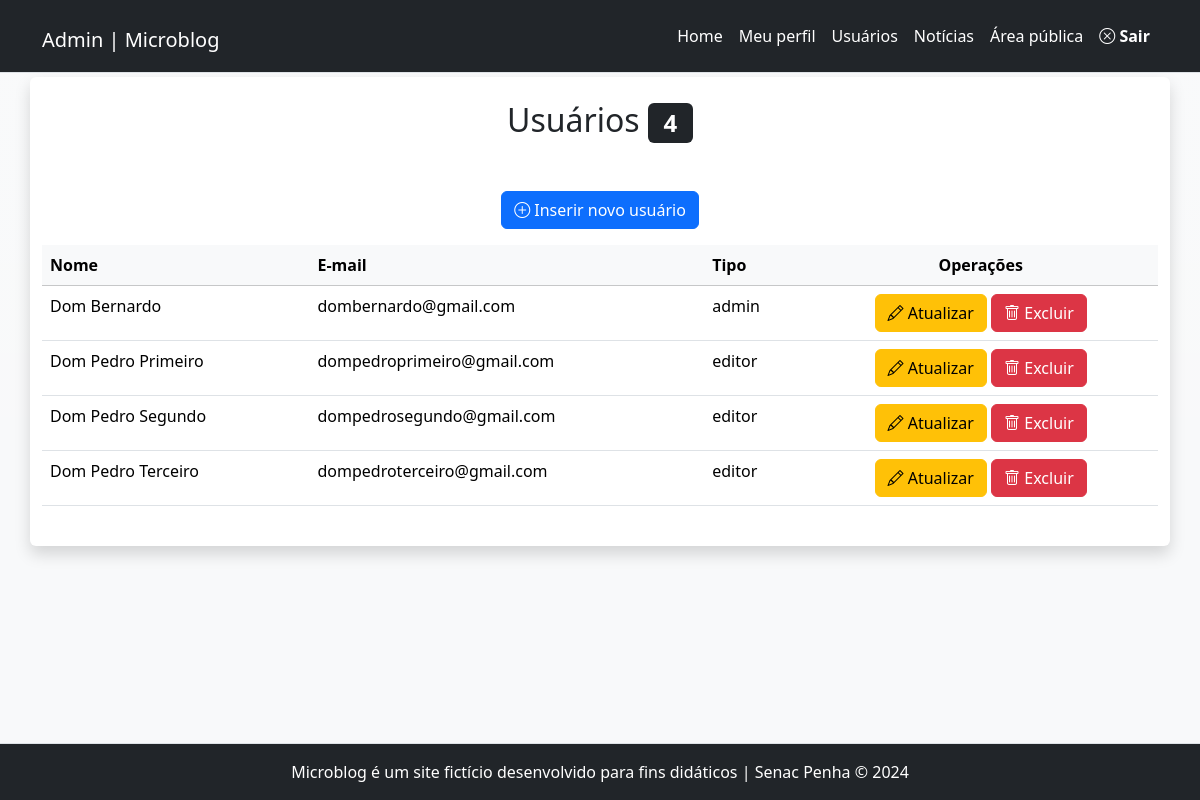
The page /admin/usuarios.php (signed in) on the database its author committed.
### tables this page shows
CREATE TABLE `usuarios` (
  `id` int(11) NOT NULL,
  `nome` varchar(45) NOT NULL,
  `email` varchar(45) NOT NULL,
  `senha` varchar(255) NOT NULL,
  `tipo` enum('admin','editor') NOT NULL
);

### inc/funcoes-usuarios.php (called while the page is built, shortened)
<?php
function lerUsuarios($conexao)
{
    $sql = "SELECT id,nome,tipo,email FROM usuarios ORDER BY nome";
    $resultado = mysqli_query($conexao, $sql) or die(mysqli_error($conexao));
    return mysqli_fetch_all($resultado, MYSQLI_ASSOC);
}

### admin/usuarios.php (the view, shortened to what this page needs)
<?php
require_once "../inc/cabecalho-admin.php";
require_once "../inc/funcoes-usuarios.php";
$listaUsuarios = lerUsuarios($conexao);
?>
<div class="row">
    <article class="col-12 bg-white rounded shadow my-1 py-4">
        <h2 class="text-center">
        Usuários <span class="badge bg-dark"><?=count($listaUsuarios)?></span>
        </h2>
        <p class="text-center mt-5">
            <a class="btn btn-primary" href="usuario-insere.php">
            <i class="bi bi-plus-circle"></i>
            Inserir novo usuário</a>
        </p>
        <div class="table-responsive">
            <table class="table table-hover">
                <thead class="table-light">
                    <tr>
                        <th>Nome</th>
                        <th>E-mail</th>
                        <th>Tipo</th>
                        <th class="text-center">Operações</th>
                    </tr>
                </thead>
                <tbody>
<?php foreach($listaUsuarios as $usuario){ ?>
                    <tr>
                        <td> <?=$usuario["nome"]?> </td>
                        <td> <?=$usuario["email"]?> </td>
                        <td> <?=$usuario["tipo"]?></td>
                        <td class="text-center">
                            <a class="btn btn-warning"
		href="usuario-atualiza.php?id=<?=$usuario["id"]?>">
                            <i class="bi bi-pencil"></i> Atualizar
                            </a>
                            <a class="btn btn-danger excluir"
                            href="usuario-exclui.php">
                            <i class="bi bi-trash"></i> Excluir
                            </a>
                        </td>
                    </tr>
                <?php } ?>
                </tbody>
            </table>
    </div>
    </article>
</div>
<?php
require_once "../inc/rodape-admin.php";
?>

### rows shown on the page
usuarios: nome "Dom Bernardo", email "dombernardo@gmail.com", tipo "admin"
usuarios: nome "Dom Pedro Primeiro", email "dompedroprimeiro@gmail.com", tipo "editor"
usuarios: nome "Dom Pedro Segundo", email "dompedrosegundo@gmail.com", tipo "editor"
usuarios: nome "Dom Pedro Terceiro", email "dompedroterceiro@gmail.com", tipo "editor"

### other values the page prints
count($listaUsuarios) "4"
